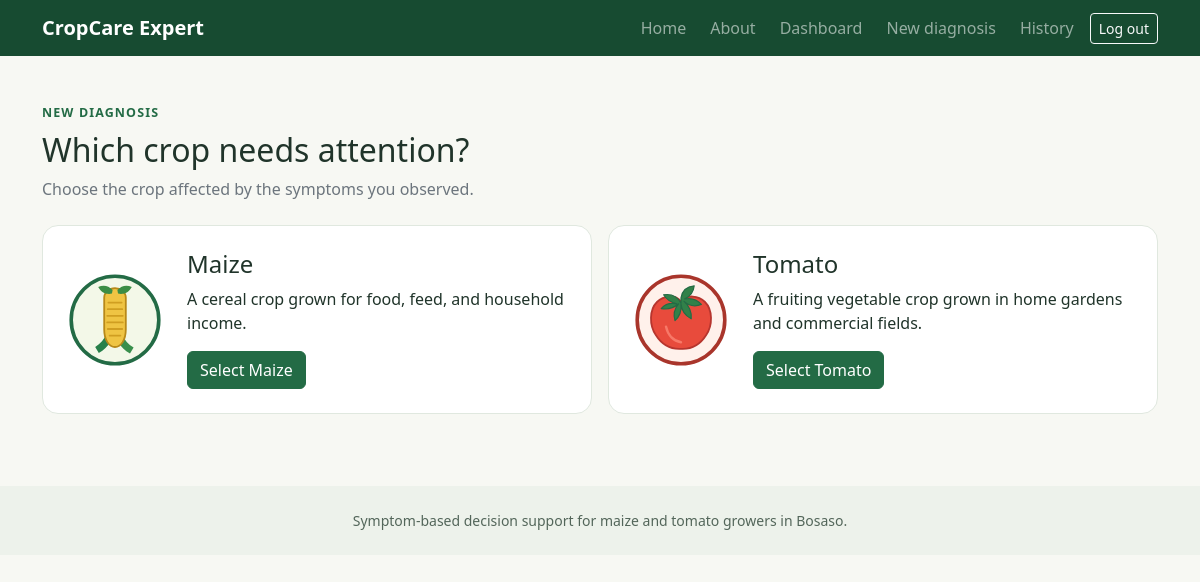
/farmer/crops (signed in), run on the app's committed database.
### tables this page shows
CREATE TABLE crops (
    id INTEGER PRIMARY KEY,
    slug TEXT NOT NULL UNIQUE,
    name TEXT NOT NULL,
    description TEXT NOT NULL,
    logo_filename TEXT NOT NULL,
    is_active INTEGER NOT NULL DEFAULT 1 CHECK (is_active IN (0, 1)),
    created_at TEXT NOT NULL DEFAULT CURRENT_TIMESTAMP
);

### A Rule-Based Artificial Intelligence System for Identifying Maize and Tomato Disease/app/blueprints/farmer/routes.py (the view)
@farmer_bp.get("/crops")
@roles_required("farmer")
def crops():
    available_crops = get_db().execute(
        """
        SELECT slug, name, description, logo_filename
        FROM crops
        WHERE is_active = 1
        ORDER BY name COLLATE NOCASE
        """
    ).fetchall()
    return render_template("farmer/crops.html", crops=available_crops)

### A Rule-Based Artificial Intelligence System for Identifying Maize and Tomato Disease/app/blueprints/auth/routes.py (called while the page is built)
@auth_bp.before_app_request
def load_logged_in_user() -> None:
    user_id = session.get("user_id")
    if not isinstance(user_id, int):
        g.user = None
        return
    user = get_db().execute(
        """
        SELECT id, username, email, role, is_active
        FROM users
        WHERE id = ?
        """,
        (user_id,),
    ).fetchone()
    if user is None or not user["is_active"]:
        session.clear()
        g.user = None
        return
    g.user = user

def roles_required(*roles: str):
    def decorator(view: ViewFunction) -> ViewFunction:
        @wraps(view)
        def wrapped_view(*args, **kwargs):
            user = g.get("user")
            if user is None:
                flash("Please log in to continue.", "warning")
                return redirect(url_for("auth.login"))
            if user["role"] not in roles:
                abort(403)
            return view(*args, **kwargs)
        return wrapped_view  # type: ignore[return-value]
    return decorator

### A Rule-Based Artificial Intelligence System for Identifying Maize and Tomato Disease/app/database/__init__.py (called while the page is built)
def get_db() -> sqlite3.Connection:
    if "database" not in g:
        connection = sqlite3.connect(current_app.config["DATABASE"])
        connection.row_factory = sqlite3.Row
        connection.execute("PRAGMA foreign_keys = ON")
        connection.execute("PRAGMA busy_timeout = 5000")
        g.database = connection
    return g.database

### A Rule-Based Artificial Intelligence System for Identifying Maize and Tomato Disease/app/templates/farmer/crops.html (shortened to what this page needs)
{% extends "base.html" %}
{% block content %}
<section class="mb-4">
  <p class="eyebrow mb-2">New diagnosis</p>
  <h1 class="h2">Which crop needs attention?</h1>
  <p class="text-secondary">Choose the crop affected by the symptoms you observed.</p>
</section>
<div class="row g-3">
  {% for crop in crops %}
    <div class="col-md-6">
      <a class="crop-choice" href="{{ url_for('farmer.crop_diagnosis', crop_slug=crop['slug']) }}">
        <img class="crop-logo crop-logo-large" src="{{ url_for('static', filename='images/logos/' ~ crop['logo_filename']) }}" alt="{{ crop['name'] }} crop logo">
        <div>
          <h2 class="h4">{{ crop['name'] }}</h2>
          <p class="mb-3">{{ crop['description'] }}</p>
          <span class="btn btn-success">Select {{ crop['name'] }}</span>
        </div>
      </a>
    </div>
  {% else %}
    <div class="col-12"><div class="alert alert-warning">No active crops are available.</div></div>
  {% endfor %}
</div>
{% endblock %}

### A Rule-Based Artificial Intelligence System for Identifying Maize and Tomato Disease/app/static/css/app.css (style rules this page uses)
:root { --agri-green: #236b45; --agri-green-dark: #174b31; --agri-green-soft: #eaf3ed; --agri-cream: #f7f8f3; --agri-ink: #20342a; }
body { min-height: 100vh; background: var(--agri-cream); color: var(--agri-ink); }
.eyebrow { color: var(--agri-green); font-size: 0.78rem; font-weight: 700; letter-spacing: 0.09em; text-transform: uppercase; }
.crop-logo { width: 4.5rem; height: 4.5rem; flex: 0 0 auto; }
.crop-logo-large { width: 6rem; height: 6rem; }
.crop-choice { display: flex; height: 100%; align-items: center; gap: 1.5rem; padding: 1.5rem; border: 1px solid #e0e8df; border-radius: 1rem; background: #fff; color: inherit; text-decoration: none; transition: border-color 0.15s ease, box-shadow 0.15s ease; }
.btn-success { --bs-btn-bg: var(--agri-green); --bs-btn-border-color: var(--agri-green); --bs-btn-hover-bg: var(--agri-green-dark); --bs-btn-hover-border-color: var(--agri-green-dark); }

### data on the page
crops: logo_filename (picture), name "Maize", description "A cereal crop grown for food, feed, and household income."
crops: logo_filename (picture), name "Tomato", description "A fruiting vegetable crop grown in home gardens and commercial fields."
